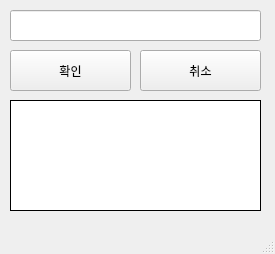
<?xml version="1.0" encoding="UTF-8"?>
<ui version="4.0">
 <class>MainWindow</class>
 <widget class="QMainWindow" name="MainWindow">
  <property name="geometry">
   <rect>
    <x>0</x>
    <y>0</y>
    <width>275</width>
    <height>254</height>
   </rect>
  </property>
  <property name="windowTitle">
   <string>MainWindow</string>
  </property>
  <widget class="QWidget" name="centralwidget">
   <widget class="QListWidget" name="qlist_Classe">
    <property name="geometry">
     <rect>
      <x>10</x>
      <y>100</y>
      <width>251</width>
      <height>111</height>
     </rect>
    </property>
    <property name="styleSheet">
     <string notr="true">background-color:white</string>
    </property>
    <property name="frameShape">
     <enum>QFrame::Box</enum>
    </property>
    <property name="frameShadow">
     <enum>QFrame::Plain</enum>
    </property>
    <property name="layoutMode">
     <enum>QListView::Batched</enum>
    </property>
    <property name="batchSize">
     <number>20</number>
    </property>
   </widget>
   <widget class="QPushButton" name="btrnCheck">
    <property name="geometry">
     <rect>
      <x>10</x>
      <y>50</y>
      <width>121</width>
      <height>41</height>
     </rect>
    </property>
    <property name="text">
     <string>확인</string>
    </property>
   </widget>
   <widget class="QPushButton" name="btnCancel">
    <property name="geometry">
     <rect>
      <x>140</x>
      <y>50</y>
      <width>121</width>
      <height>41</height>
     </rect>
    </property>
    <property name="text">
     <string>취소</string>
    </property>
   </widget>
   <widget class="QLineEdit" name="tbName">
    <property name="geometry">
     <rect>
      <x>10</x>
      <y>10</y>
      <width>251</width>
      <height>31</height>
     </rect>
    </property>
   </widget>
  </widget>
  <widget class="QMenuBar" name="menubar">
   <property name="geometry">
    <rect>
     <x>0</x>
     <y>0</y>
     <width>275</width>
     <height>21</height>
    </rect>
   </property>
  </widget>
  <widget class="QStatusBar" name="statusbar"/>
 </widget>
 <resources/>
 <connections/>
</ui>
